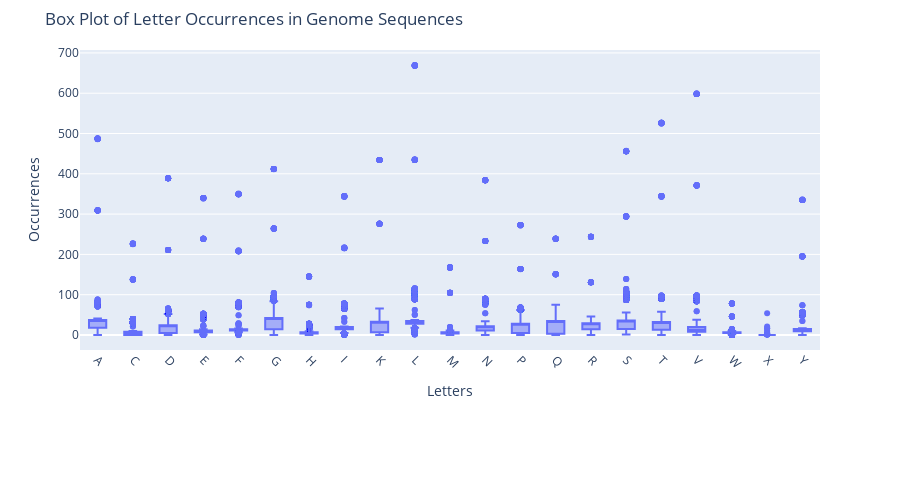

The notebook cell saved with this chart:
### Markdown cell above
### Using plotly

### Code cell
import plotly.express as px
import pandas as pd

# Assuming numeric_df is defined as:
# numeric_df = df1.select_dtypes(include='number')
numeric_df = df1.select_dtypes(include='number')  # Automatically picks numerical columns

# Convert the dataframe from wide to long format for Plotly
long_df = numeric_df.melt(var_name='Letters', value_name='Occurrences')

# Create box plot with Plotly Express
fig = px.box(
    long_df,
    x='Letters',
    y='Occurrences',
    title='Box Plot of Letter Occurrences in Genome Sequences'
)

# Update layout for better spacing and rotated x-axis labels
fig.update_layout(
    xaxis_title='Letters',
    yaxis_title='Occurrences',
    xaxis_tickangle=45,
    width=900,
    height=500,
    margin=dict(t=50, b=150)
)

fig.show()

### Figure 1 — Plotly figure (JSON) as saved in the notebook; plotly's stock layout.template omitted (floating-point values rounded to 4 significant figures; data arrays with more than 128 entries replaced by an {"elided": "..."} marker saying what was removed)
{"data": [{"alignmentgroup": "True", "hovertemplate": "Letters=%{x}<br>Occurrences=%{y}<extra></extra>", "legendgroup": "", "marker": {"color": "#636efa"}, "name": "", "notched": false, "offsetgroup": "", "orientation": "v", "showlegend": false, "type": "box", "x": {"elided": "84420 str values"}, "x0": " ", "xaxis": "x", "y": {"elided": "84420 int values"}, "y0": " ", "yaxis": "y"}], "layout": {"boxmode": "group", "height": 500, "legend": {"tracegroupgap": 0}, "margin": {"b": 150, "t": 50}, "title": {"text": "Box Plot of Letter Occurrences in Genome Sequences"}, "width": 900, "xaxis": {"anchor": "y", "domain": [0, 1], "tickangle": 45, "title": {"text": "Letters"}}, "yaxis": {"anchor": "x", "domain": [0, 1], "title": {"text": "Occurrences"}}}}
